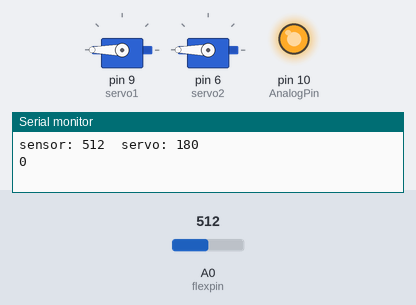
Bench run of a sketch on a simulated Arduino Uno, built with avr-gcc and run on an emulated ATmega328P. Shown: 2 × servo, output pins drawn as LEDs (lit = HIGH), the last lines printed to the serial monitor. The test bench sets the inputs (shaded band); at power-on: A0 (flexpin) = 512.

Above: at 2.8 s.
2.9 s: A0 (flexpin) set to 683
5.6 s: A0 (flexpin) set to 708
At 6.3 s:
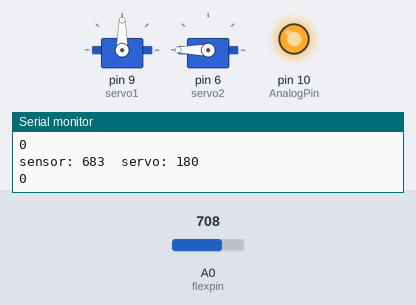
9.5 s: A0 (flexpin) set to 122
At 10.9 s:
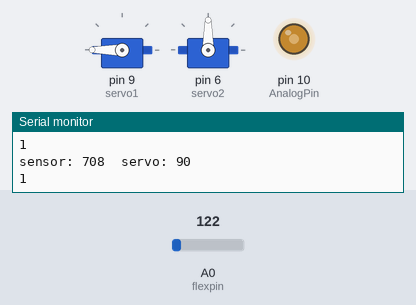
13.6 s: A0 (flexpin) set to 0
At 15.5 s:
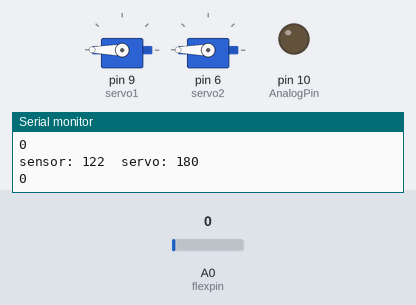
16.3 s: A0 (flexpin) set to 306
At 18.8 s:
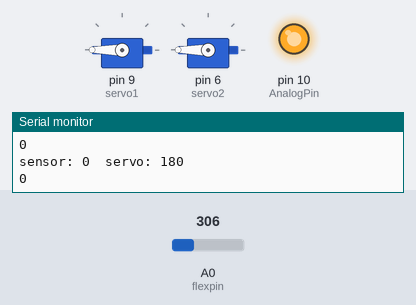
19.6 s: A0 (flexpin) set to 710
At 22.6 s:
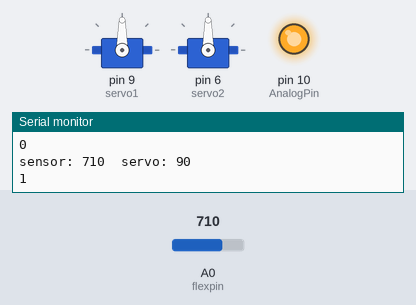
Timing chart, 0 to 24.1 s (numbered marks = the images above; inputs shaded):
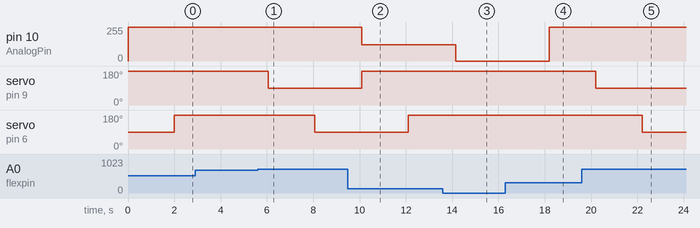

The sketch:

sketch_oct17_Servo.ino
```cpp
// Include the servo library to add servo-control functions:

#include <Servo.h>

// Create a servo "object", called servo1. Each servo object
// controls one servo (you can have a maximum of 12):

Servo servo1;
Servo servo2;
// Define the analog input pin to measure flex sensor position:

const int flexpin = 0;
int ledPin=13;
boolean ledOn= LOW;
int AnalogPin=10;

void setup()
{
  // Use the serial monitor window to help debug our sketch:

  Serial.begin(9600);

  // Enable control of a servo on pin 9:

  servo1.attach(9);
  servo2.attach(6);
}

//bool lastState= false;
void loop()
{
  int flexposition;    // Input value from the analog pin.
  int servoposition;   // Output value to the servo.

  // Read the position of the flex sensor (0 to 1023):

  flexposition = analogRead(flexpin);

  // Because the voltage divider circuit only returns a portion
  // of the 0-1023 range of analogRead(), we'll map() that range
  // to the servo's range of 0 to 180 degrees. The flex sensors
  // we use are usually in the 600-900 range:

//Mae changes here to set the servo motor position as per the settings
  //servoposition = map(flexposition, 300, 900, 0, 180);
  //servoposition = constrain(servoposition, 0, 180);

  // Now we'll command the servo to move to that position:

  //servo1.write(servoposition);
  //if (flexposition >715 and flexposition <725)
  if (flexposition <700  )
  {
   //servo1.write(180);
   ledOn=LOW;
   analogWrite(AnalogPin,flexposition);
    }
    else if (flexposition >700)
    {

      ledOn = HIGH;
      analogWrite(AnalogPin,flexposition);
      }
      digitalWrite(ledPin, ledOn);

      if (ledOn == HIGH)
      {
        servoposition=90;
        }
        else
        {
          servoposition=180;

        }
        servo1.write(servoposition);
        delay(2000);
        servo2.write(servoposition);

  // Because every flex sensor has a slightly different resistance,
  // the 600-900 range may not exactly cover the flex sensor's
  // output. To help tune our program, we'll use the serial port to
  // print out our values to the serial monitor window:

  Serial.print("sensor: ");
  Serial.print(flexposition);
  Serial.print("  servo: ");
  Serial.println(servoposition);
  Serial.println(ledOn);

  // Note that all of the above lines are "print" except for the
  // last line which is "println". This puts everything on the
  // same line, then sends a final carriage return to move to
  // the next line.

  // After you upload the sketch, turn on the serial monitor
  // (the magnifying-glass icon to the right of the icon bar).
  // You'll be able to see the sensor values. Bend the flex sensor
  // and note its minimum and maximum values. If you replace the
  // 600 and 900 in the map() function above, you'll exactly match
  // the flex sensor's range with the servo's range.


//set delay to trigger after the car has passed.

  delay(20);  // wait 20ms between servo updates
}
```

Measured:
- the behaviour switches between 700 and 701 on A0 (flexpin) (found by bisection; images 0 and 1)
- after the input at 5.6 s, servo on pin 9 (servo1): 180° → 90° after 0.46 s; servo on pin 6 (servo2): 180° → 90° after 2.5 s
- after the input at 9.5 s, pin 10 (AnalogPin): 255/255 → 122/255 after 0.60 s; servo on pin 9 (servo1): 90° → 180° after 0.60 s; servo on pin 6 (servo2): 90° → 180° after 2.6 s
- after the input at 13.6 s, pin 10 (AnalogPin): 122/255 → 0/255 after 0.55 s
- after the input at 16.3 s, pin 10 (AnalogPin): 0/255 → 255/255 after 1.9 s
- after the input at 19.6 s, servo on pin 9 (servo1): 180° → 90° after 0.61 s; servo on pin 6 (servo2): 180° → 90° after 2.6 s
